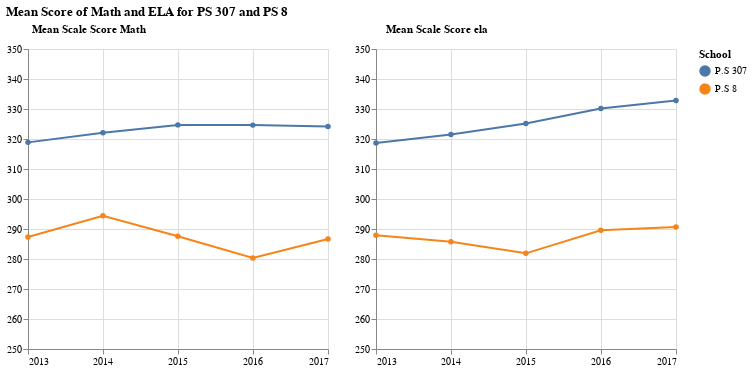

The cell this chart's notebook holds for it:
### Code cell
chart_math = (
    alt.Chart(math)
    .mark_line(point=True)
    .encode(
        alt.X('Year', title=None, axis=alt.Axis(labelAngle=0)),
        y=alt.Y('Mean Scale Score Math:Q',
                axis=alt.Axis(titleAngle=0,titleX=60, titleY=-15),
                scale=alt.Scale(domain=[250, 350])),
        color=alt.Color('School Name:N', title='School')
    )
    .properties(
        width=300,
        height=300,
    )
)

chart_ela = (
    alt.Chart(ela)
    .mark_line(point=True)
    .encode(
        alt.X('Year', title=None, axis=alt.Axis(labelAngle=0)),
        y=alt.Y('Mean Scale Score ela:Q',
                axis=alt.Axis(titleAngle=0,titleX=60, titleY=-15),
                scale=alt.Scale(domain=[250, 350])),
        color=alt.Color('School Name:N', title='School')
    )
    .properties(
        width=300,
        height=300,
    )
)
p3 = (chart_math | chart_ela) .properties(
    title = 'Mean Score of Math and ELA for PS 307 and PS 8'
)
p3.save('p3.pdf')
p3.save('p3.png')
p3

### Figure 1 — Vega-Lite specification as saved in the notebook (floating-point values rounded to 4 significant figures)
{"usermeta": {"embedOptions": {"theme": "fivethirtyeight"}}, "config": {"view": {"continuousWidth": 300, "continuousHeight": 300}}, "hconcat": [{"data": {"name": "data-d3bf31a99247ceb4448b600613c4f8ad"}, "mark": {"type": "line", "point": true}, "encoding": {"color": {"field": "School Name", "title": "School", "type": "nominal"}, "x": {"axis": {"labelAngle": 0}, "field": "Year", "title": null, "type": "temporal"}, "y": {"axis": {"titleAngle": 0, "titleX": 60, "titleY": -15}, "field": "Mean Scale Score Math", "scale": {"domain": [250, 350]}, "type": "quantitative"}}, "height": 300, "width": 300}, {"data": {"name": "data-9a805f5d01b3887363babebc3e758450"}, "mark": {"type": "line", "point": true}, "encoding": {"color": {"field": "School Name", "title": "School", "type": "nominal"}, "x": {"axis": {"labelAngle": 0}, "field": "Year", "title": null, "type": "temporal"}, "y": {"axis": {"titleAngle": 0, "titleX": 60, "titleY": -15}, "field": "Mean Scale Score ela", "scale": {"domain": [250, 350]}, "type": "quantitative"}}, "height": 300, "width": 300}], "title": "Mean Score of Math and ELA for PS 307 and PS 8", "$schema": "https://vega.github.io/schema/vega-lite/v5.16.3.json", "datasets": {"data-d3bf31a99247ceb4448b600613c4f8ad": [{"School Name": "P.S 307", "Year": "2013-01-01T00:00:00", "Mean Scale Score Math": 318.9, "L1 Math": 13.0, "L2 Math": 27.67, "L3,4 Math": 59.33}, {"School Name": "P.S 307", "Year": "2014-01-01T00:00:00", "Mean Scale Score Math": 322.1, "L1 Math": 12.76, "L2 Math": 26.79, "L3,4 Math": 60.46}, {"School Name": "P.S 307", "Year": "2015-01-01T00:00:00", "Mean Scale Score Math": 324.7, "L1 Math": 10.54, "L2 Math": 26.49, "L3,4 Math": 62.97}, {"School Name": "P.S 307", "Year": "2016-01-01T00:00:00", "Mean Scale Score Math": 324.6, "L1 Math": 11.63, "L2 Math": 24.88, "L3,4 Math": 63.49}, {"School Name": "P.S 307", "Year": "2017-01-01T00:00:00", "Mean Scale Score Math": 324.1, "L1 Math": 10.53, "L2 Math": 26.77, "L3,4 Math": 62.7}, {"School Name": "P.S 8", "Year": "2013-01-01T00:00:00", "Mean Scale Score Math": 287.4, "L1 Math": 50.79, "L2 Math": 30.16, "L3,4 Math": 19.05}, {"School Name": "P.S 8", "Year": "2014-01-01T00:00:00", "Mean Scale Score Math": 294.4, "L1 Math": 38.76, "L2 Math": 37.21, "L3,4 Math": 24.03}, {"School Name": "P.S 8", "Year": "2015-01-01T00:00:00", "Mean Scale Score Math": 287.6, "L1 Math": 48.37, "L2 Math": 31.37, "L3,4 Math": 20.26}, {"School Name": "P.S 8", "Year": "2016-01-01T00:00:00", "Mean Scale Score Math": 280.4, "L1 Math": 53.38, "L2 Math": 30.08, "L3,4 Math": 16.54}, {"School Name": "P.S 8", "Year": "2017-01-01T00:00:00", "Mean Scale Score Math": 286.7, "L1 Math": 48.06, "L2 Math": 27.91, "L3,4 Math": 24.03}], "data-9a805f5d01b3887363babebc3e758450": [{"School Name": "P.S 307", "Year": "2013-01-01T00:00:00", "Mean Scale Score ela": 318.6, "L1 ela": 14.09, "L2 ela": 29.19, "L3,4 ela": 56.71}, {"School Name": "P.S 307", "Year": "2014-01-01T00:00:00", "Mean Scale Score ela": 321.5, "L1 ela": 11.34, "L2 ela": 31.19, "L3,4 ela": 57.47}, {"School Name": "P.S 307", "Year": "2015-01-01T00:00:00", "Mean Scale Score ela": 325.1, "L1 ela": 11.08, "L2 ela": 24.86, "L3,4 ela": 64.05}, {"School Name": "P.S 307", "Year": "2016-01-01T00:00:00", "Mean Scale Score ela": 330.1, "L1 ela": 6.828, "L2 ela": 21.81, "L3,4 ela": 71.37}, {"School Name": "P.S 307", "Year": "2017-01-01T00:00:00", "Mean Scale Score ela": 332.9, "L1 ela": 5.579, "L2 ela": 22.73, "L3,4 ela": 71.69}, {"School Name": "P.S 8", "Year": "2013-01-01T00:00:00", "Mean Scale Score ela": 287.9, "L1 ela": 45.6, "L2 ela": 42.4, "L3,4 ela": 12.0}, {"School Name": "P.S 8", "Year": "2014-01-01T00:00:00", "Mean Scale Score ela": 285.8, "L1 ela": 48.85, "L2 ela": 33.59, "L3,4 ela": 17.56}, {"School Name": "P.S 8", "Year": "2015-01-01T00:00:00", "Mean Scale Score ela": 281.9, "L1 ela": 51.95, "L2 ela": 36.36, "L3,4 ela": 11.69}, {"School Name": "P.S 8", "Year": "2016-01-01T00:00:00", "Mean Scale Score ela": 289.6, "L1 ela": 47.33, "L2 ela": 28.24, "L3,4 ela": 24.43}, {"School Name": "P.S 8", "Year": "2017-01-01T00:00:00", "Mean Scale Score ela": 290.7, "L1 ela": 45.74, "L2 ela": 33.33, "L3,4 ela": 20.93}]}}
